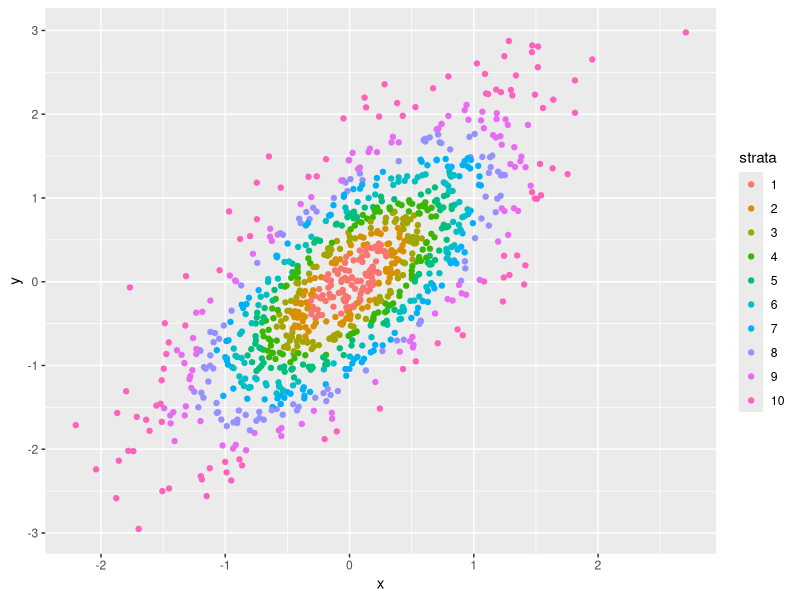
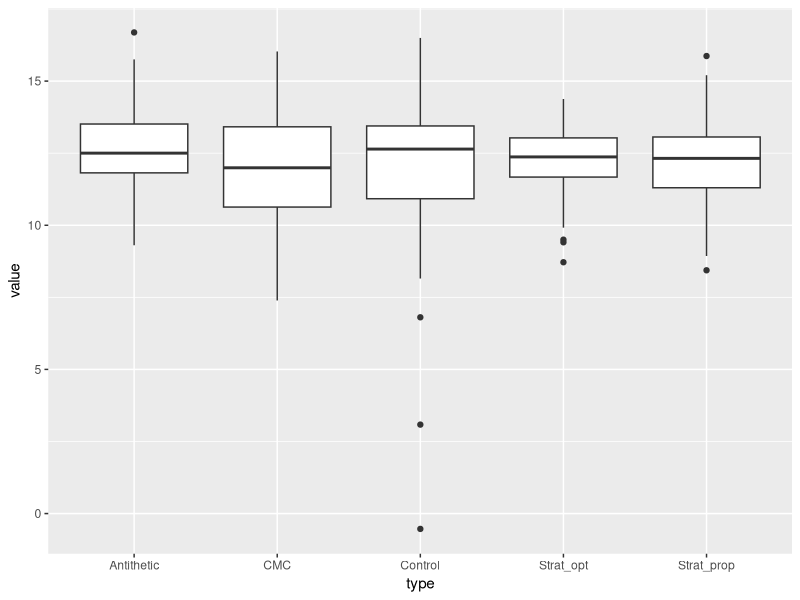
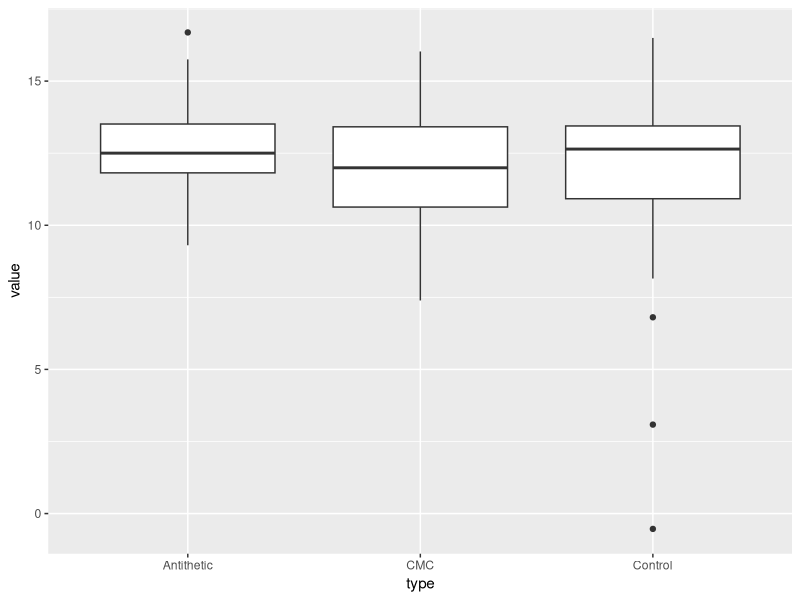

Write the R code that produced these figures, in order. (Note: this script raises an error after producing the figures.)
setwd("C:/Users/jaako/Desktop/studia/Monte Carlo/monte_carlo_2_proj")

library(ggplot2)


df <- read.csv("rys1.csv",header = T)

df$strata<-as.factor(df$strata)

ggplot(df,aes(x = x,y = y,color = strata))+geom_point()


df1 <- read.csv("data_n_1.csv",header = T)

df1$n<-as.factor(df1$n)
df1$R<-as.factor(df1$R)

ggplot(df1, aes(x=type, y=value )) + 
  geom_boxplot()

ggplot(subset(df1,df1$type %in% c("CMC","Control","Antithetic")), aes(x=type, y=value )) + 
  geom_boxplot()

df1[df1$value<10]




